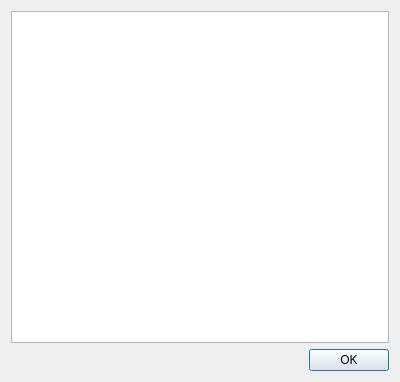
<?xml version="1.0" encoding="UTF-8"?>
<ui version="4.0">
 <class>dlgTextView</class>
 <widget class="QDialog" name="dlgTextView">
  <property name="windowModality">
   <enum>Qt::ApplicationModal</enum>
  </property>
  <property name="geometry">
   <rect>
    <x>0</x>
    <y>0</y>
    <width>400</width>
    <height>382</height>
   </rect>
  </property>
  <property name="windowTitle">
   <string>Dialog</string>
  </property>
  <layout class="QVBoxLayout" name="verticalLayout">
   <item>
    <widget class="QTextBrowser" name="textBrowser"/>
   </item>
   <item>
    <widget class="QDialogButtonBox" name="buttonBox">
     <property name="orientation">
      <enum>Qt::Horizontal</enum>
     </property>
     <property name="standardButtons">
      <set>QDialogButtonBox::Ok</set>
     </property>
    </widget>
   </item>
  </layout>
 </widget>
 <resources/>
 <connections>
  <connection>
   <sender>buttonBox</sender>
   <signal>accepted()</signal>
   <receiver>dlgTextView</receiver>
   <slot>accept()</slot>
   <hints>
    <hint type="sourcelabel">
     <x>248</x>
     <y>254</y>
    </hint>
    <hint type="destinationlabel">
     <x>157</x>
     <y>274</y>
    </hint>
   </hints>
  </connection>
  <connection>
   <sender>buttonBox</sender>
   <signal>rejected()</signal>
   <receiver>dlgTextView</receiver>
   <slot>reject()</slot>
   <hints>
    <hint type="sourcelabel">
     <x>316</x>
     <y>260</y>
    </hint>
    <hint type="destinationlabel">
     <x>286</x>
     <y>274</y>
    </hint>
   </hints>
  </connection>
 </connections>
</ui>
